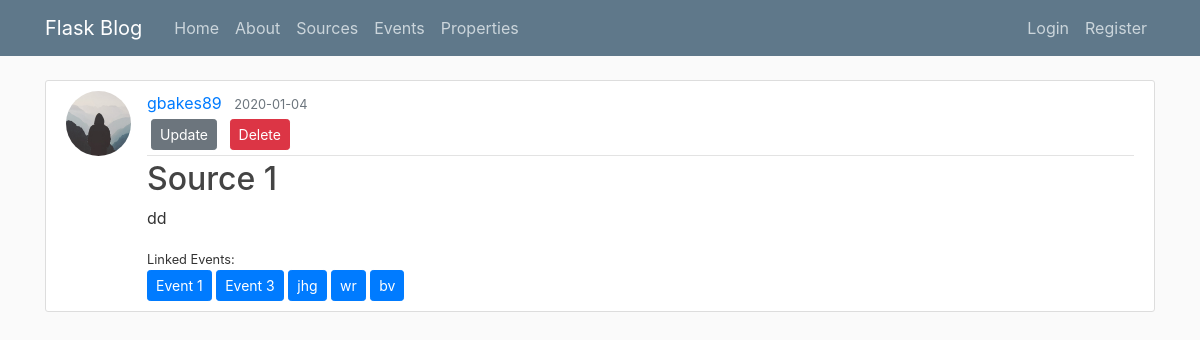
The page /sources/1 on the database its author committed.
### dd/models.py (models this page shows, shortened)
class User(db.Model, UserMixin):
  id = db.Column(db.Integer, primary_key=True)
  username = db.Column(db.String(20), unique=True, nullable=False)
  email = db.Column(db.String(120), unique=True, nullable=False)
  image_file = db.Column(db.String(20), nullable=False,
                         default='default.jpg')
  password = db.Column(db.String(60), nullable=False)
  events = db.relationship('Events', backref='author', lazy=True)
  sources = db.relationship('Sources', backref='author', lazy=True)
  properties = db.relationship('Properties', backref='author', lazy=True)

class Sources(db.Model):
  id = db.Column(db.Integer, primary_key=True)
  title = db.Column(db.String(100), nullable=False)
  type = db.Column(db.String(100), nullable=False)
  description = db.Column(db.Text, nullable=False)
  is_active = db.Column(db.Boolean, default=True, nullable=False)
  date_created = db.Column(
      db.DateTime, nullable=False, default=datetime.utcnow)
  user_id = db.Column(db.Integer, db.ForeignKey('user.id'), nullable=False)

class Events(db.Model):
  id = db.Column(db.Integer, primary_key=True)
  title = db.Column(db.String(100), nullable=False)
  description = db.Column(db.Text, nullable=False)
  date_created = db.Column(
      db.DateTime, nullable=False, default=datetime.utcnow)
  is_active = db.Column(db.Boolean, default=True, nullable=False)
  source = db.relationship(
      "Sources", secondary=sources_events, backref=db.backref("events", lazy="dynamic"))
  user_id = db.Column(db.Integer, db.ForeignKey('user.id'), nullable=False)

### dd/routes.py (the view)
@app.route("/sources/<int:source_id>")
def source(source_id):
    source = Sources.query.get_or_404(source_id)
    eventlist = db.session.query(Events).join(
        sources_events).filter_by(source_id=source_id)
    return render_template('source.html', title=source.title, source=source, eventlist=eventlist)

### dd/templates/source.html (shortened to what this page needs)
{% extends "layout.html" %}
{% block content %}
        <article class="media content-section">
          <img class="rounded-circle article-img" src="{{  url_for('static', filename='profile_pics/' +source.author.image_file)  }}">
          <div class="media-body">
            <div class="article-metadata">
              <a class="mr-2" href="#">{{ source.author.username }}</a>
              <small class="text-muted">{{ source.date_created.strftime('%Y-%m-%d') }}</small>
                <div>
                  <a class="btn btn-secondary btn-sm m-1" href="{{ url_for('edit_source', source_id=source.id) }}">Update</a>
                  <button type="button" class="btn btn-danger btn-sm m-1" data-toggle="modal" data-target="#deleteModal">Delete</button>
                </div>
            </div>
            <h2 class="article-title">{{ source.title }}</h2>
            <p class="article-content">{{ source.description }}</p>
            {% if eventlist %}
              <small>Linked Events: </small><br>{% for event in eventlist %}
                <a class="btn btn-primary btn-sm" href="{{  url_for('event',event_id = event.id)  }}" role="button">{{ event.title }}</a>
              {% endfor %}
            {% endif %}
          </div>
        </article>
{% endblock content %}

### dd/static/main.css (style rules this page uses)
body { background: #fafafa; color: #333333; margin-top: 5rem; }
h1, h2, h3, h4, h5, h6 { color: #444444; }
.content-section { background: #ffffff; padding: 10px 20px; border: 1px solid #dddddd; border-radius: 3px; margin-bottom: 20px; }
.article-title { color: #444444; }
.article-content { white-space: pre-line; }
.article-img { height: 65px; width: 65px; margin-right: 16px; }
.article-metadata { padding-bottom: 1px; margin-bottom: 4px; border-bottom: 1px solid #e3e3e3 }

### rows shown on the page
User: image_file (placeholder picture), author.username "gbakes89"
Sources: date_created "2020-01-04", title "Source 1", description "dd"
Events: title "Event 1"
Events: title "Event 3"
Events: title "jhg"
Events: title "wr"
Events: title "bv"
